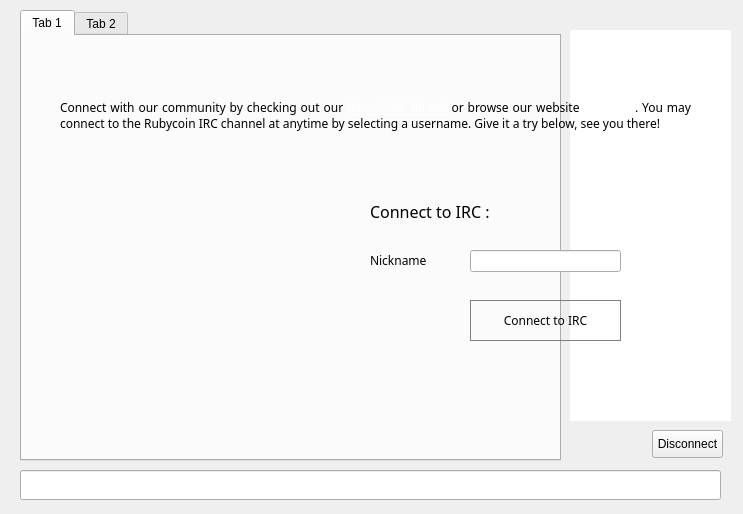
<?xml version="1.0" encoding="UTF-8"?>
<ui version="4.0">
 <class>ChatWindowClass</class>
 <widget class="QWidget" name="ChatWindowClass">
  <property name="geometry">
   <rect>
    <x>0</x>
    <y>0</y>
    <width>743</width>
    <height>514</height>
   </rect>
  </property>
  <widget class="QWidget" name="widget_2" native="true">
   <property name="geometry">
    <rect>
     <x>0</x>
     <y>0</y>
     <width>741</width>
     <height>511</height>
    </rect>
   </property>
   <widget class="QWidget" name="splitter" native="true">
    <property name="enabled">
     <bool>true</bool>
    </property>
    <property name="geometry">
     <rect>
      <x>10</x>
      <y>10</y>
      <width>721</width>
      <height>501</height>
     </rect>
    </property>
    <property name="styleSheet">
     <string notr="true"/>
    </property>
    <widget class="QTabWidget" name="tab">
     <property name="geometry">
      <rect>
       <x>10</x>
       <y>0</y>
       <width>541</width>
       <height>451</height>
      </rect>
     </property>
     <property name="styleSheet">
      <string notr="true"/>
     </property>
     <property name="tabShape">
      <enum>QTabWidget::Rounded</enum>
     </property>
     <property name="currentIndex">
      <number>0</number>
     </property>
     <property name="tabsClosable">
      <bool>false</bool>
     </property>
     <widget class="QWidget" name="widget_4">
      <attribute name="title">
       <string>Tab 1</string>
      </attribute>
     </widget>
     <widget class="QWidget" name="tab_5">
      <attribute name="title">
       <string>Tab 2</string>
      </attribute>
     </widget>
    </widget>
    <widget class="QLineEdit" name="lineEdit">
     <property name="geometry">
      <rect>
       <x>10</x>
       <y>460</y>
       <width>701</width>
       <height>30</height>
      </rect>
     </property>
     <property name="sizePolicy">
      <sizepolicy hsizetype="Fixed" vsizetype="Fixed">
       <horstretch>0</horstretch>
       <verstretch>0</verstretch>
      </sizepolicy>
     </property>
     <property name="maximumSize">
      <size>
       <width>16777215</width>
       <height>30</height>
      </size>
     </property>
    </widget>
    <widget class="QListView" name="userView">
     <property name="geometry">
      <rect>
       <x>560</x>
       <y>20</y>
       <width>161</width>
       <height>391</height>
      </rect>
     </property>
     <property name="minimumSize">
      <size>
       <width>0</width>
       <height>300</height>
      </size>
     </property>
     <property name="styleSheet">
      <string notr="true">border-radius:10px;</string>
     </property>
    </widget>
    <widget class="QPushButton" name="disconnect">
     <property name="geometry">
      <rect>
       <x>642</x>
       <y>420</y>
       <width>71</width>
       <height>28</height>
      </rect>
     </property>
     <property name="text">
      <string>Disconnect</string>
     </property>
    </widget>
   </widget>
   <widget class="QWidget" name="hide3" native="true">
    <property name="geometry">
     <rect>
      <x>0</x>
      <y>0</y>
      <width>741</width>
      <height>511</height>
     </rect>
    </property>
    <property name="styleSheet">
     <string notr="true">font-family:Proxima Nova Rg;</string>
    </property>
    <widget class="QWidget" name="layoutWidget">
     <property name="geometry">
      <rect>
       <x>10</x>
       <y>6</y>
       <width>731</width>
       <height>41</height>
      </rect>
     </property>
     <layout class="QHBoxLayout" name="hide1">
      <property name="spacing">
       <number>7</number>
      </property>
      <item>
       <widget class="QLabel" name="label_9">
        <property name="sizePolicy">
         <sizepolicy hsizetype="Preferred" vsizetype="Preferred">
          <horstretch>0</horstretch>
          <verstretch>0</verstretch>
         </sizepolicy>
        </property>
        <property name="font">
         <font>
          <family>Proxima Nova Rg</family>
         </font>
        </property>
        <property name="text">
         <string></string>
        </property>
       </widget>
      </item>
     </layout>
    </widget>
    <widget class="QLabel" name="hide2">
     <property name="geometry">
      <rect>
       <x>60</x>
       <y>70</y>
       <width>631</width>
       <height>91</height>
      </rect>
     </property>
     <property name="text">
      <string>&lt;html&gt;&lt;head/&gt;&lt;body&gt;&lt;p align=&quot;justify&quot;&gt;&lt;span style=&quot; font-size:9pt;&quot;&gt;Connect with our community by checking out our &lt;/span&gt;&lt;a href=&quot;https://bitcointalk.org/index.php?topic=459622.0&quot;&gt;&lt;span style=&quot; font-size:9pt; text-decoration: underline; color:#ffffff;&quot;&gt;Bitcointalk thread&lt;/span&gt;&lt;/a&gt;&lt;span style=&quot; font-size:9pt;&quot;&gt; or browse our website &lt;/span&gt;&lt;a href=&quot;http://www.rubycoin.org&quot;&gt;&lt;span style=&quot; font-size:9pt; text-decoration: underline; color:#ffffff;&quot;&gt;Rubycoin&lt;/span&gt;&lt;/a&gt;&lt;span style=&quot; font-size:9pt;&quot;&gt;. You may connect to the Rubycoin IRC channel at anytime by selecting a username. Give it a try below, see you there!&lt;/span&gt;&lt;/p&gt;&lt;/body&gt;&lt;/html&gt;</string>
     </property>
     <property name="wordWrap">
      <bool>true</bool>
     </property>
     <property name="openExternalLinks">
      <bool>true</bool>
     </property>
    </widget>
    <widget class="QLabel" name="label">
     <property name="geometry">
      <rect>
       <x>100</x>
       <y>380</y>
       <width>71</width>
       <height>51</height>
      </rect>
     </property>
     <property name="text">
      <string></string>
     </property>
     <property name="margin">
      <number>5</number>
     </property>
     <property name="openExternalLinks">
      <bool>true</bool>
     </property>
    </widget>
    <widget class="QLabel" name="label_3">
     <property name="geometry">
      <rect>
       <x>190</x>
       <y>380</y>
       <width>53</width>
       <height>51</height>
      </rect>
     </property>
     <property name="text">
      <string></string>
     </property>
     <property name="openExternalLinks">
      <bool>true</bool>
     </property>
    </widget>
    <widget class="QLabel" name="label_4">
     <property name="geometry">
      <rect>
       <x>260</x>
       <y>380</y>
       <width>41</width>
       <height>51</height>
      </rect>
     </property>
     <property name="text">
      <string></string>
     </property>
     <property name="openExternalLinks">
      <bool>true</bool>
     </property>
    </widget>
    <widget class="QLabel" name="label_2">
     <property name="geometry">
      <rect>
       <x>60</x>
       <y>160</y>
       <width>150</width>
       <height>211</height>
      </rect>
     </property>
     <property name="text">
      <string></string>
     </property>
    </widget>
    <widget class="QLineEdit" name="editPseudo">
     <property name="geometry">
      <rect>
       <x>470</x>
       <y>250</y>
       <width>151</width>
       <height>22</height>
      </rect>
     </property>
     <property name="text">
      <string/>
     </property>
    </widget>
    <widget class="QLabel" name="label_5">
     <property name="geometry">
      <rect>
       <x>370</x>
       <y>250</y>
       <width>61</width>
       <height>21</height>
      </rect>
     </property>
     <property name="text">
      <string>Nickname</string>
     </property>
    </widget>
    <widget class="QPushButton" name="buttonConnect">
     <property name="geometry">
      <rect>
       <x>470</x>
       <y>300</y>
       <width>151</width>
       <height>41</height>
      </rect>
     </property>
     <property name="styleSheet">
      <string notr="true">border-radius:40px;border:1px solid grey</string>
     </property>
     <property name="text">
      <string>Connect to IRC</string>
     </property>
    </widget>
    <widget class="QLabel" name="label_10">
     <property name="geometry">
      <rect>
       <x>370</x>
       <y>200</y>
       <width>161</width>
       <height>21</height>
      </rect>
     </property>
     <property name="text">
      <string>&lt;html&gt;&lt;head/&gt;&lt;body&gt;&lt;p&gt;&lt;span style=&quot; font-size:12pt;&quot;&gt;Connect to IRC :&lt;/span&gt;&lt;/p&gt;&lt;/body&gt;&lt;/html&gt;</string>
     </property>
    </widget>
    <zorder>layoutWidget</zorder>
    <zorder>hide2</zorder>
    <zorder>label</zorder>
    <zorder>label_3</zorder>
    <zorder>label_4</zorder>
    <zorder>label_2</zorder>
    <zorder>editPseudo</zorder>
    <zorder>label_5</zorder>
    <zorder>buttonConnect</zorder>
    <zorder>label_10</zorder>
    <zorder>label_9</zorder>
   </widget>
  </widget>
  <action name="actionQuit">
   <property name="text">
    <string>Quitter</string>
   </property>
   <property name="shortcut">
    <string>Ctrl+Q</string>
   </property>
  </action>
  <action name="actionCloseTab">
   <property name="text">
    <string>Fermer l'onglet</string>
   </property>
  </action>
 </widget>
 <layoutdefault spacing="6" margin="11"/>
 <resources/>
 <connections/>
</ui>
